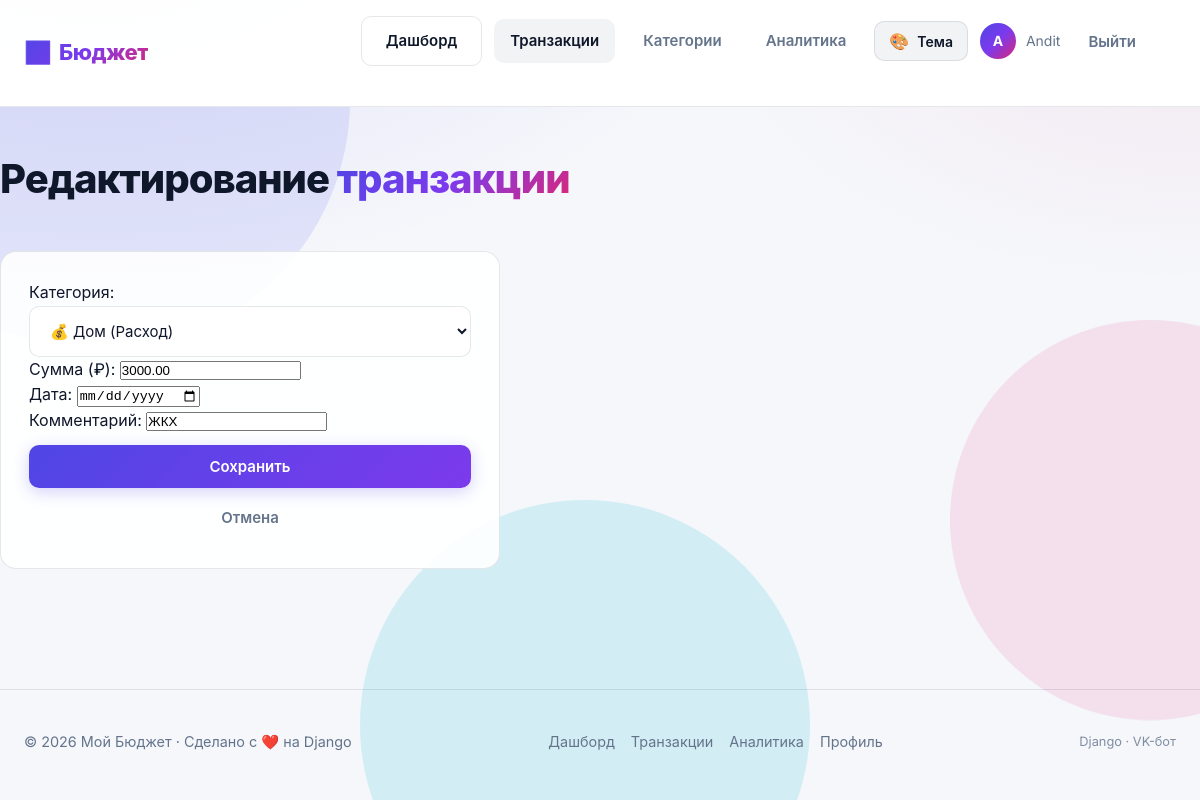
The app's page /finance/transactions/1/edit/ (signed in) with its own data.
### finance/models.py (models this page shows, shortened)
class Transaction(models.Model):
    SOURCE_CHOICES = [
        ('web', 'Сайт'),
        ('vk', 'ВК-бот'),
    ]
    user = models.ForeignKey(User, on_delete=models.CASCADE, related_name='transactions')
    category = models.ForeignKey(Category, on_delete=models.CASCADE, related_name='transactions')
    amount = models.DecimalField('Сумма', max_digits=10, decimal_places=2)
    date = models.DateField('Дата')
    comment = models.CharField('Комментарий', max_length=200, blank=True)
    source = models.CharField('Источник', max_length=10, choices=SOURCE_CHOICES, default='web')
    created_at = models.DateTimeField('Создано', auto_now_add=True)
    class Meta:
        verbose_name = 'Транзакция'
        verbose_name_plural = 'Транзакции'
        ordering = ['-date', '-created_at']

### finance/views.py (the view)
# urls.py: path('transactions/<int:pk>/edit/', views.transaction_edit, name='transaction_edit'),
@login_required
def transaction_edit(request, pk):
    t = get_object_or_404(Transaction, pk=pk, user=request.user)
    if request.method == 'POST':
        form = TransactionForm(request.POST, instance=t, user=request.user)
        if form.is_valid():
            form.save()
            messages.success(request, 'Транзакция обновлена')
            return redirect('transactions_list')
    else:
        form = TransactionForm(instance=t, user=request.user)
    return render(request, 'finance/transaction_edit.html', {
        'form': form,
        'transaction': t,
    })

### finance/forms.py (shortened to what this page needs)
class TransactionForm(forms.ModelForm):
    class Meta:
        model = Transaction
        fields = ['category', 'amount', 'date', 'comment']
        widgets = {
            'date': forms.DateInput(attrs={'type': 'date'}),
            'comment': forms.TextInput(attrs={'placeholder': 'Например: обед в кафе'}),
        }
        labels = {
            'category': 'Категория',
            'amount': 'Сумма (₽)',
            'date': 'Дата',
            'comment': 'Комментарий',
        }
    def __init__(self, *args, **kwargs):
        self.user = kwargs.pop('user', None)
        super().__init__(*args, **kwargs)
        if self.user:
            self.fields['category'].queryset = Category.objects.filter(user=self.user)
            self.fields['category'].empty_label = '— выбери категорию —'

### finance/models.py (called while the page is built)
    def __str__(self):
        return f'{self.icon} {self.name} ({self.get_type_display()})'

### finance/templates/finance/transaction_edit.html (shortened to what this page needs)
{% extends "base.html" %}
{% block content %}
<div class="container dashboard">
    <div class="dashboard-header">
        <h1>Редактирование <span>транзакции</span></h1>
    </div>
    <div class="form-card" style="max-width: 500px;">
        <form method="post">
            {{ form.as_p }}
            <button type="submit" class="btn btn-primary" style="width:100%; margin-top: 12px;">Сохранить</button>
            <a href="{% url 'transactions_list' %}" class="btn btn-ghost" style="width:100%; margin-top: 8px;">Отмена</a>
        </form>
    </div>
</div>
{% endblock %}

### accounts/templates/base.html (shortened to what this page needs)
{% load static %}
<!DOCTYPE html>
<html lang="ru" data-theme="midnight" data-effects="on">
<head>
    <link rel="stylesheet" href="{% static 'css/style.css' %}?v=20261123">
</head>
<body>
<div class="bg-blobs">
    <div class="blob"></div>
    <div class="blob"></div>
    <div class="blob"></div>
</div>
<nav class="navbar">
    <div class="nav-inner">
        <a href="{% url 'home' %}" class="logo">📊 <span>Бюджет</span></a>
        <div class="nav-links" id="navLinks">
            {% with current=request.resolver_match.url_name %}
            {% if user.is_authenticated %}
            <a href="{% url 'dashboard' %}" class="btn btn-outline {% if current == 'dashboard' %}is-active{% endif %}">Дашборд</a>
            <a href="{% url 'transactions_list' %}" class="btn btn-ghost {% if current == 'transactions_list' or current == 'transaction_edit' %}is-active{% endif %}">Транзакции</a>
            <a href="{% url 'categories_list' %}" class="btn btn-ghost {% if current == 'categories_list' %}is-active{% endif %}">Категории</a>
            <a href="{% url 'analytics' %}" class="btn btn-ghost {% if current == 'analytics' %}is-active{% endif %}">Аналитика</a>
            {% else %}
            <a href="{% url 'login' %}" class="btn btn-ghost {% if current == 'login' %}is-active{% endif %}">Вход</a>
            <a href="{% url 'register' %}" class="btn btn-primary">Начать</a>
            {% endif %}
            {% endwith %}
            <div class="theme-switcher" id="themeSwitcher">
                <button type="button" class="theme-toggle" id="themeToggle"
                        aria-haspopup="true" aria-expanded="false" aria-controls="themeMenu">
                    <span class="theme-toggle-icon" aria-hidden="true">🎨</span>
                    <span>Тема</span>
                </button>
            </div>
            {% if user.is_authenticated %}
            <a href="{% url 'profile' %}" class="user-badge" style="text-decoration:none;">
                <div class="avatar">{{ user.username|first|upper }}</div>
                <span class="username">{{ user.username }}</span>
            </a>
            <form method="post" action="{% url 'logout' %}" class="logout-form">
                <button type="submit" class="btn btn-ghost">Выйти</button>
            </form>
            {% endif %}
        </div>
    </div>
</nav>
<main>
    {% block content %}{% endblock %}
</main>
<footer>
    <div class="container footer-inner">
        <p>© {% now "Y" %} Мой Бюджет · Сделано с ❤️ на Django</p>
        <nav class="footer-nav" aria-label="Навигация в подвале">
            {% if user.is_authenticated %}
            <a href="{% url 'dashboard' %}">Дашборд</a>
            <a href="{% url 'transactions_list' %}">Транзакции</a>
            <a href="{% url 'analytics' %}">Аналитика</a>
            <a href="{% url 'profile' %}">Профиль</a>
            {% else %}
            <a href="{% url 'login' %}">Вход</a>
            <a href="{% url 'register' %}">Регистрация</a>
            {% endif %}
        </nav>
        <p class="footer-note">Django · VK-бот</p>
    </div>
</footer>
</body>
</html>

### records on screen
Transaction: category "💰 Дом (Расход)", amount "3000.00", comment "ЖКХ"

### other values on screen
{{ user.username|first|upper }} "A"
{{ user.username }} "Andit"
